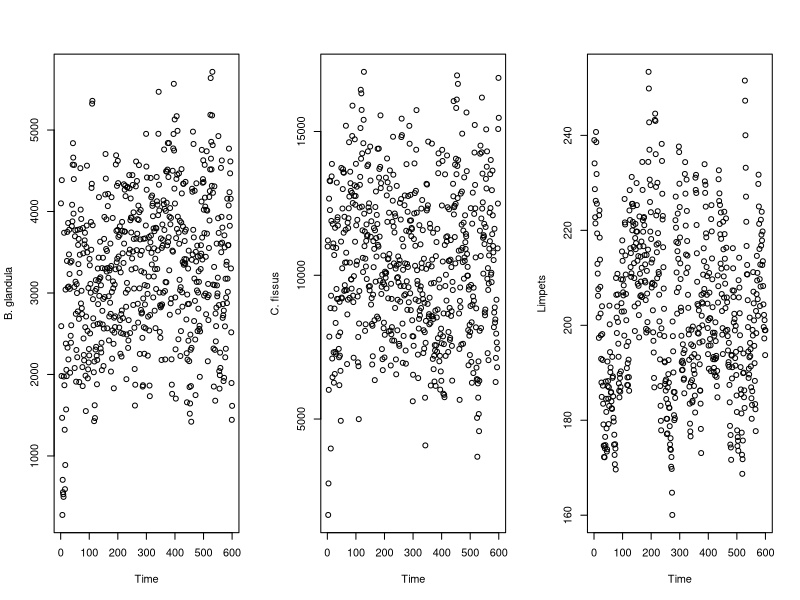
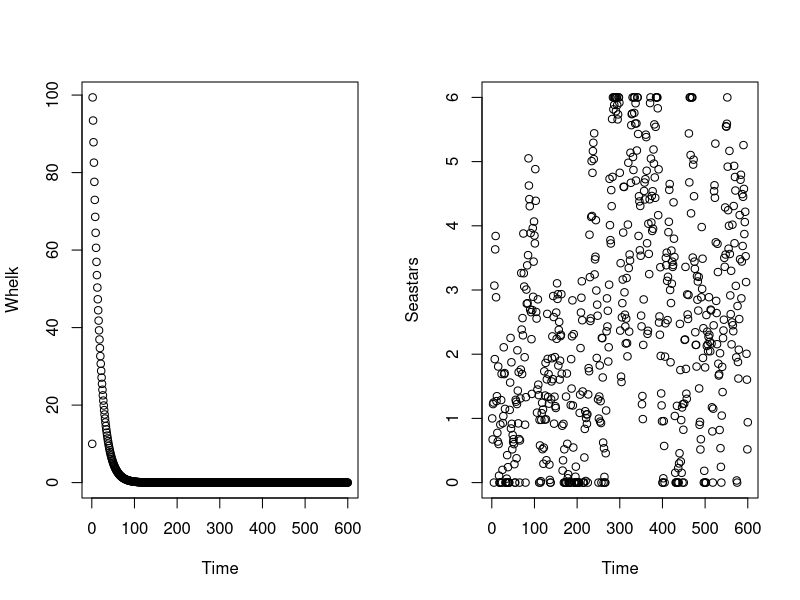

The R source for these figures, in order:


do.free.space.calculation <- function(T, B, size.B, C, size.C, L, size.L) {
  # T = total area
  # B is the population size of Balanus glandula
  # size.B = average size of adult B. glandula
  # C is population size of Chthamalus fissus/dalli
  # size.C = average size of C. fissus/dalli
  # L is population size of limpets
  # size.L = average size of an adult limpet
  F <- T - (B*size.B + C*size.C + L*size.L)
  return(F)
}

# for barnacles and limpets
do.potential.recruitment <- function(F, size.x, size.recruit.x, larvae.x) {
  # F is the amount of free space on the rock
  # size.x is the average size (e.g. size.B, size.C, or size.L)
  # size.recruit.x is the size of a recruit
  # larvae.x is the number of settling larvae of species x
  L <- (F/size.x)*(1-exp(-size.recruit.x*larvae.x/F))
  return(L)
}

do.actual.recruitment <- function(F, L, L.B, size.B, L.C, size.C, L.L, size.L) {
  # NOTE THIS EQUATION IS DIFFERENT FROM IN THE TEXT--DON'T KNOW WHAT S IS
  # L.B is potential recruits of B. glandula
  # L.C is potential recruits of C. fissus/dalli
  # L.L is potential recruits of limpets
  # size.B = average size of adult B. glandula
  # size.C = average size of C. fissus/dalli
  # size.L = average size of an adult limpet
  R <- F*L / (L.B*size.B + L.C*size.C + L.L*size.L)
  return(R)
}

do.population.size.barnacles <- function(S, p.whelk, W.prev, X.prev, S.r, R, p.star, S.prev) {
  # S is survivorship (before whelk predation)
  # p.whelk is the encounter rate of barnacles by whelks
  # W.prev is the whelk population size in the previous month
  # X.prev is the barnacle population size in the previous month
  # S.r is the survivorship of recruits
  # R is the number of recruits
  # p.star is the encounter rate of barnacles by whelks
  # S.prev is the whelk population size in the previous month
  X <- S*(1-p.whelk*W.prev-p.star*S.prev)*X.prev + S.r*R
  return (X)
}

do.population.size.limpets <- function(S, L.prev, S.r, R, delta) {
  # S is survivorship
  # L.prev is the limpet population size in the previous month
  # S.r is the survivorship of recruits
  # R is the number of recruits
  # delta is density-dependence 
  L <- S*L.prev + S.r*R*exp(delta*L.prev)
  return(L)
}

do.population.size.whelks <- function(W.prev, R, S) {
  # W.prev is whelk population size in the previous month
  # p is per capita predation rate
  # B.prev is the B. glandula population
  # C.prev is the C. fissus/dalli population
  # R is the recruitment rate
  # S is the survival rate
  W <- W.prev*S+R
  return(W)
}

do.whelk.recruitment <- function(avg.C, avg.B, p, Y, W.prev, B.prev, C.prev) {
  # avg.C is the average number of C. fissus/dalli from April through June
  # avg. B is the average number of B. glandula from April through June
  # p is the per capita predation rate
  R <- (avg.C + avg.B)*3*p*Y*W.prev*(B.prev+C.prev)
  if (R > 90) {
    R <- 90
  }
  return(R)
}

do.population.size.seastar <- function(S, P.prev) {
  # S is seastar adult survival
  # P.prev is previous seastar population size
  P <- S*P.prev + rnorm(1,0,1)
  if (P > 6) {
    P <- 6
  }
  if(P<0) {
    P <- 0
  }
  return(P)
}

# ----------------------------------------------------------------------------------------------------
# model parameters
size.B <- .000098
size.C <- .000032
size.L <- .00008

size.recruit.B <- .000003
size.recruit.C <- .000003
size.recruit.L <- .000003

survival.B <- .7
survival.C <- .7
survival.L <- .97
survival.W <- .94
survival.S <- .992

survival.recruit.B <- .7
survival.recruit.C <- .7
survival.recruit.L <- .88

delta <- -.02 # density dependence for limpets
p.whelk <- .01 # per capita whelk predation rate
Y <- .01 # whelk conversion rate
p.seastar <- .007 # per capita whelk predation rate

T <- 1

# ----------------------------------------------------------------------------------------------------
# Initial conditions

years <- 50
timesteps <- years*12

B <- C <- L <- W <- P <- F <- rep(NA, timesteps)
B[1] <- 4100
C[1] <- 11000
#B[1] <- 0
#C[1] <- 0
L[1] <- 239
W[1] <- 10
P[1] <- 1

F[1] <- do.free.space.calculation(T=T, B=B[1], size.B=size.B, C=C[1], 
                                  size.C=size.C, L=L[1], size.L=size.L)

B.mean <- 50000
B.stdev <- sqrt(3.24*10^10)
location.B <- log(B.mean^2 / sqrt(B.stdev^2 + B.mean^2))
shape.B <- sqrt(log(1 + (B.stdev^2 / B.mean^2)))

B.mean <- 50000
B.stdev <- sqrt(3.24*10^10)
location.B <- log(B.mean^2 / sqrt(B.stdev^2 + B.mean^2))
shape.B <- sqrt(log(1 + (B.stdev^2 / B.mean^2)))

B.mean <- 50000
B.stdev <- sqrt(3.24*10^10)
location.B <- log(B.mean^2 / sqrt(B.stdev^2 + B.mean^2))
shape.B <- sqrt(log(1 + (B.stdev^2 / B.mean^2)))

C.mean <- 30000
C.stdev <- sqrt(3.6*10^9)
location.C <- log(C.mean^2 / sqrt(C.stdev^2 + C.mean^2))
shape.C <- sqrt(log(1 + (C.stdev^2 / C.mean^2)))

L.mean <- 3000
L.stdev <- sqrt(2.8*10^7)
location.L <- log(L.mean^2 / sqrt(L.stdev^2 + L.mean^2))
shape.L <- sqrt(log(1 + (L.stdev^2 / L.mean^2)))

for (t in 2:timesteps) {
  B.potential.recruits <- do.potential.recruitment(F=F[t-1], size.x=size.B, size.recruit.x=size.recruit.B, 
                                         larvae.x=rlnorm(n=1, location.B, shape.B))
  C.potential.recruits <- do.potential.recruitment(F=F[t-1], size.x=size.C, size.recruit.x=size.recruit.C, 
                                         larvae.x=rlnorm(n=1, location.C, shape.C))
  L.potential.recruits <- do.potential.recruitment(F=F[t-1], size.x=size.L, size.recruit.x=size.recruit.L, 
                                         larvae.x=rlnorm(n=1, location.L, shape.L))
  
  # note that there are more recruits than potential recruits :(
  B.recruits <- do.actual.recruitment(F=F[t-1], L= B.potential.recruits, L.B=B.potential.recruits, 
                                      size.B=size.B, L.C=C.potential.recruits, size.C=size.C,
                                      L.L=L.potential.recruits, size.L=size.L)
  C.recruits <- do.actual.recruitment(F=F[t-1], L= C.potential.recruits, L.B=B.potential.recruits, 
                                      size.B=size.B, L.C=C.potential.recruits, size.C=size.C,
                                      L.L=L.potential.recruits, size.L=size.L)
  L.recruits <- do.actual.recruitment(F=F[t-1], L= L.potential.recruits, L.B=B.potential.recruits, 
                                      size.B=size.B, L.C=C.potential.recruits, size.C=size.C,
                                      L.L=L.potential.recruits, size.L=size.L)
  
  # make sure that we only recruit as many as we have
  if (B.potential.recruits > B.recruits) {B.recruits <- B.potential.recruits}
  if (C.potential.recruits > C.recruits) {C.recruits <- C.potential.recruits}
  if (L.potential.recruits > L.recruits) {L.recruits <- L.potential.recruits}
  
  B[t] <- do.population.size.barnacles(S=survival.B, p.whelk=p.whelk, W.prev = W[t-1], X.prev=B[t-1],
                                       S.r = survival.recruit.B, R=B.recruits, p.star=p.seastar, S.prev=P[t-1])
  C[t] <- do.population.size.barnacles(S=survival.C, p.whelk=p.whelk, W.prev = W[t-1], X.prev=C[t-1],
                                       S.r = survival.recruit.C, R=C.recruits, p.star=p.seastar, S.prev=P[t-1])
  L[t] <- do.population.size.limpets(S=survival.L, L.prev=L[t-1], S.r=survival.recruit.L, R=L.recruits, delta=delta)
 
  if(t%/%3 == 0) {
    W.recruits <- do.whelk.recruitment(avg.C=mean(c(C[t], C[t-1], C[t-2])), 
                                       avg.B=mean(c(B[t], B[t-1], B[t-2])),
                                       p=p.whelk, Y=Y, W.prev=W[t-1], B.prev=B[t], C.prev=C[t])   
  } else {
    W.recruits <- 0
  }
  
  W[t] <- do.population.size.whelks(W.prev=W[t-1], R=W.recruits, S=survival.W)
  
  P[t] <- do.population.size.seastar(S=survival.S, P.prev=P[t-1])
  
  F[t] <- do.free.space.calculation(T=T, B=B[t], size.B=size.B, C=C[t], 
                                    size.C=size.C, L=L[t], size.L=size.L)

}

quartz(width=8, height=4)
par(mfrow=c(1,3))
plot(B, xlab="Time", ylab="B. glandula")
plot(C, xlab="Time", ylab="C. fissus")
plot(L, xlab="Time", ylab="Limpets")

quartz(width=6, height=4)
par(mfrow=c(1,2))
plot(W, xlab="Time", ylab="Whelk")
plot(P, xlab="Time", ylab="Seastars")
